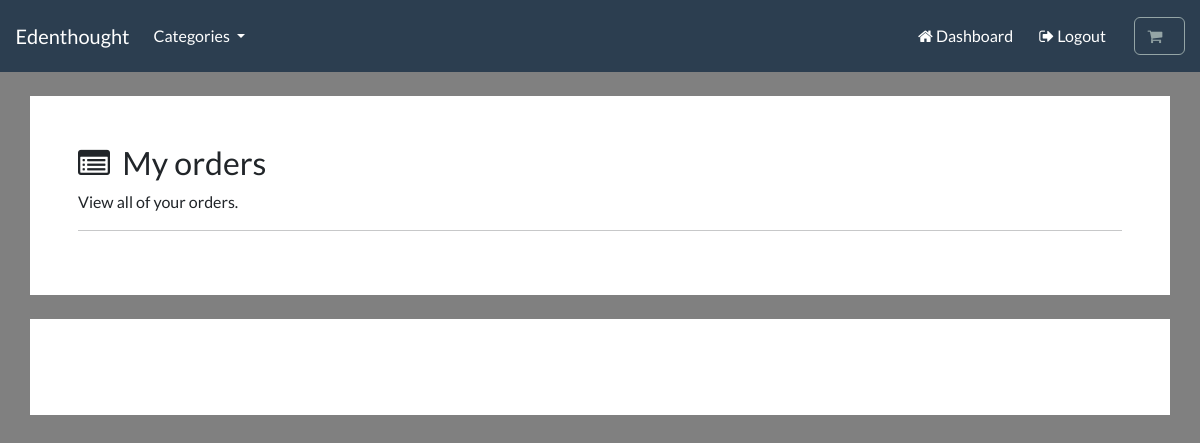
Before: /account/track-orders (signed in) with the older database file.
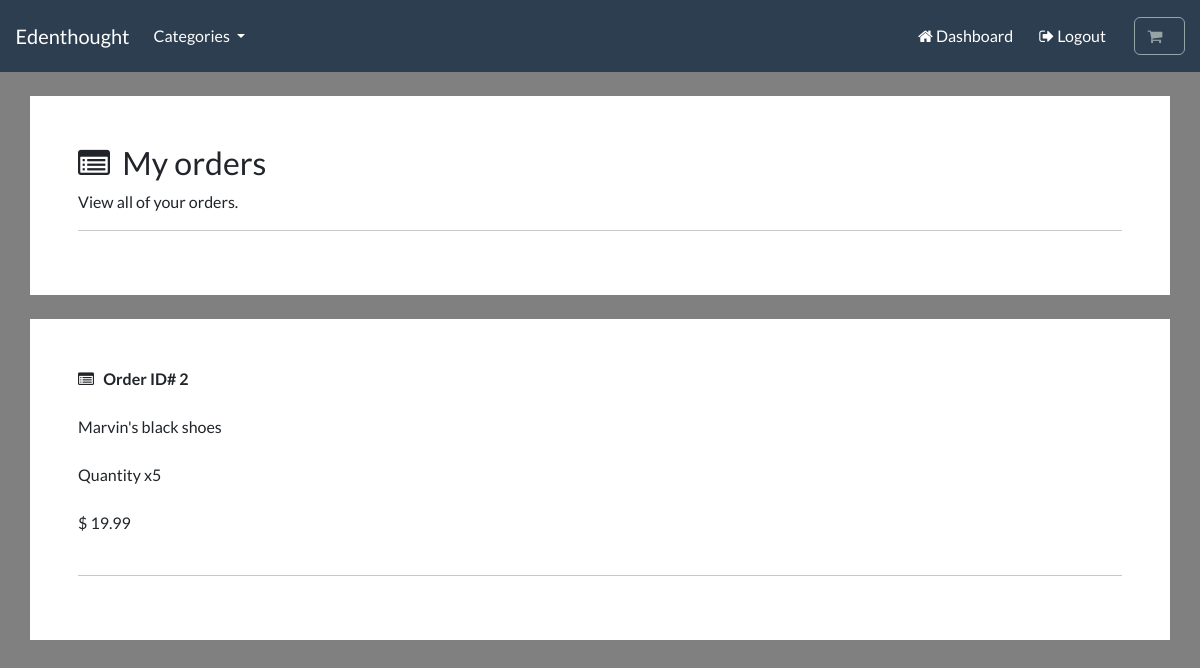
After: the same page with the newer database file.
### payment/models.py (models this page shows, shortened)
class OrderItem(models.Model):
    order = models.ForeignKey(Order, on_delete=models.CASCADE, null=True)                                               #order items linked to order class, multiple items linked to one order
    product = models.ForeignKey(Product, on_delete=models.CASCADE, null=True)                                           #multiple order item objects can be associated with one product
    quantity = models.PositiveBigIntegerField(default=1)
    price = models.DecimalField(max_digits=8,decimal_places=2)                                                          #price per quantity of items, not the total amount
    user = models.ForeignKey(User, on_delete=models.CASCADE, null=True, blank=True)

### store/models.py (models this page shows, shortened)
class Product(models.Model):
    category = models.ForeignKey(Category, related_name='product',on_delete=models.CASCADE, null=True)
    title=models.CharField(max_length=250)
    brand=models.CharField(max_length=250,default='un-branded')
    description= models.TextField(blank=True)                                                   #blank denotes an optional field
    slug=models.SlugField(max_length=255)                                                       #to make urls more user-friendly and readable and unique
    price=models.DecimalField(max_digits=5,decimal_places=2)                                     #product price
    image = models.ImageField(upload_to='images/')                                              #upon uploading an image will create an image subfolder in media (pillow rqd)
    tags = models.ManyToManyField('Tag', related_name='product_tags', blank=True)                #MANY TO MANY RELATIONSHIP with tags,acting as an intermediary
    class Meta:
        verbose_name_plural = 'products'                                                       #django by default adds an s to category name
    def __str__(self):
        return self.title                                                                        #(products referenced by their correct title instead of product1, or product2)

### account/views.py (the view)
# urls.py: path('track-orders',views.track_orders,name='track-orders'),
@login_required(login_url='my-login')
def track_orders(request):
    try:
        orders=OrderItem.objects.filter(user=request.user)                                                              #fetching the orders associated with a user, user FK
        context = {'orders': orders}
        return render(request, 'account/track-orders.html', context=context)
    except:                                                                                                             #in case user has no orders
        return render(request, 'account/track-orders.html')

### cart/cart.py (called while the page is built)
    def __len__(self):                                                                                #total length of products in a session
        return sum(item['qty'] for item in self.cart.values())                                        #total number of items in a shopping cart

### cart/context_processors.py (called while the page is built)
def cart(request):
    return {'cart':Cart(request)}

### store/models.py (called while the page is built)
    def get_absolute_url(self):
        return reverse('list-category',args=[self.slug])

### store/views.py (called while the page is built)
def categories(request):
    all_categories=Category.objects.all()                                                       #select all categories(shoes and shirts
    return {'all_categories': all_categories}

### account/templates/account/track-orders.html (shortened to what this page needs)
{% include "store/base.html" %}
{% load static %}
{% load crispy_forms_tags %}
{% block content %}
    <div class="container bg-white shadow-md p-5 form-layout">
             <h3> <i class="fa fa-list-alt" aria-hidden="true"></i> &nbsp;My orders </h3>
             <p> View all of your orders. </p>
             <hr>
    </div>
      <div class="container bg-white shadow-md p-5 form-layout">
          {% for order in orders %}
            <strong> <i class="fa fa-list-alt" aria-hidden="true"></i> &nbsp; Order ID# {{ order.id }}</strong>
            <br> <br>
            {{order.product}}
            <br> <br>
             Quantity x{{ order.quantity }}
            <br> <br>
             $ {{ order.price }}
              <br> <br>
              <hr>
          {% endfor %}
    </div>
{% endblock %}

Changed rows visible on the page:
added OrderItem: id "2", product "Marvin's black shoes", quantity "5", price "19.99"
